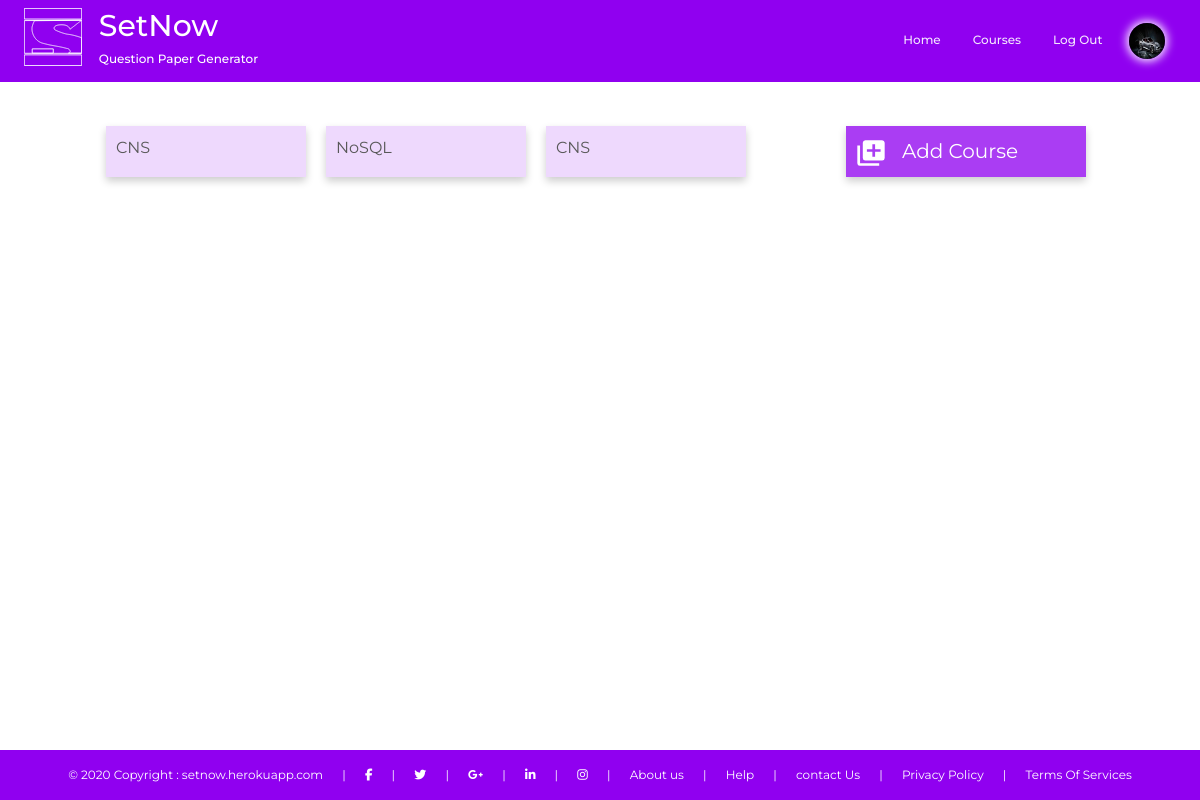
/course/ (signed in), run on an earlier commit of the app's database.
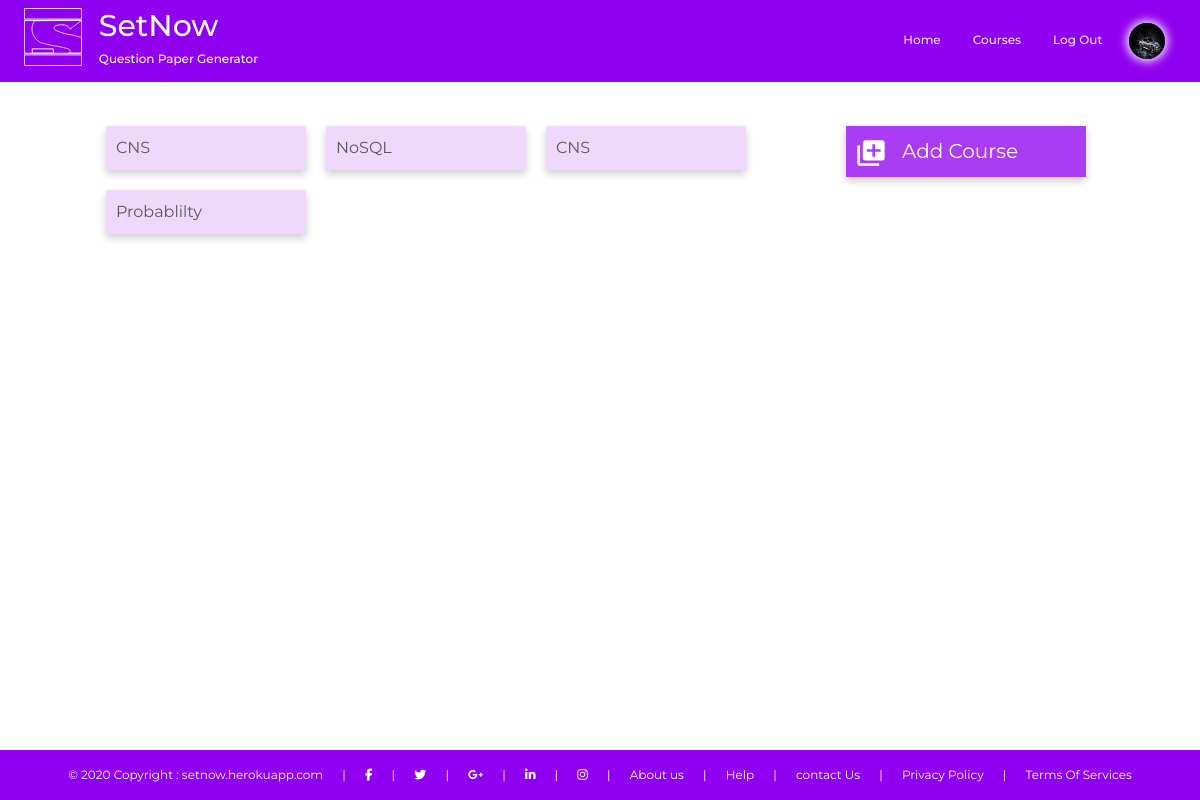
And on a later commit of the database.
### flaskapp/models.py (models this page shows, shortened)
class Course(db.Model):
    id = db.Column(db.Integer, primary_key=True)
    name = db.Column(db.Text, nullable=False)
    questions = db.relationship('Question', backref='course', lazy=True)
    mcq_questions = db.relationship("MCQQuestion", backref='course', lazy=True)
    user_id = db.Column(db.Integer, db.ForeignKey("user.id"), nullable=False)

### flaskapp/blueprints/questions/routes.py (the view)
@questions.route('/course/')
@login_required
def courses():
    _courses = Course.query.filter(Course.teacher == current_user).all()
    image_file = url_for('static', filename='profile_pics/' + current_user.image_file)
    return render_template("questions/courses.html",
                           courses=_courses,
                           css_file='css/questions/courses.css',
                           js_file='js/questions/courses.js',
                           image_file=image_file,
                           title='Courses')

### app.py (called while the page is built)
@app.after_request
def add_header(response):
    response.headers['X-UA-Compatible'] = 'IE=Edge,chrome=1'
    return response

### flaskapp/models.py (called while the page is built)
@login_manager.user_loader
def load_user(user_id):
    return User.query.get(int(user_id))

### flaskapp/templates/questions/courses.html (shortened to what this page needs)
{% extends "base.html" %}
{% block image %}
<img src="{{image_file}}" class="user" alt="user" title="profile" />
{%endblock image %}
{% block main %}
<div id="course_container">
    <div class="course_items">
        {% for _course in courses %}
        <a class="course_item"
            href={{ url_for("questions.question", qtype="sub", course_id=_course.id) }}>{{ _course.name }}</a>
        <br>
        {% endfor %}
    </div>
    <div style="margin-left : auto">
        <div id="add_course">
            <div><img src="{{ url_for('static',filename='images/add.svg') }}" id="add_img" alt="add">Add Course</div>
        </div>
    </div>
</div>
{% endblock main %}

### flaskapp/templates/base.html (shortened to what this page needs)
<!DOCTYPE html>
<html lang="en">
<head>
    <link rel="stylesheet" href="https://stackpath.bootstrapcdn.com/bootstrap/4.4.1/css/bootstrap.min.css"
 />
    <link rel="stylesheet" type="text/css" href=" {{ url_for('static', filename='css/base.css') }}" />
    <link rel="stylesheet" type="text/css" href=" {{ url_for('static', filename=css_file) }}" />
</head>
<body style="margin: 0;">
    <div>
        <header>
            <div class="row px-4 py-2 text-white sticky-top" id="header">
                <div class="col1">
                    <img src="{{ url_for('static', filename='images/logo.svg') }}" class="logo" alt="logo" id="logo" />
                </div>
                <div class="col2">
                    <h2>SetNow</h2>
                    <h4>Question Paper Generator</h4>
                </div>
                <div class="col3">
                    <div class="row" style="margin: 0; padding: 0;">
                        <a href="#" id="home_link">
                            <h4 class="py-2 mx-3">Home</h4>
                        </a>
                        <a href="#" id="course_link">
                            <h4 class="py-2 mx-3">Courses</h4>
                        </a>
                        <a href="/logout">
                            <h4 class="py-2 mx-3">Log Out</h4>
                        </a>
                    </div>
                </div>
                <div class="col4">
                    {%block image %}
                    {%endblock image %}
                </div>
            </div>
        </header>
        <div style="padding-top: 8%; margin-bottom: 4%;" class="block_main" id="main_container">
            <div class="px-5 py-2">
                <div class="px-5" style="display: flex;flex-direction: column;justify-content: center;">
                    <div id="content" style="margin: 0;">
                        <div class="mr-2" style="width:75%;" id="template_display">
                            {% block main %} {% endblock main %}
                        </div>
                    </div>
                </div>
            </div>
        </div>
        <footer>
            <div class="row" id="footer">
                <div class="row" id="social_links">
                    <div class="col py-3 text-center" id="footercontent">
                        <span class="mr-3 span_color" style="color:white;">© 2020 Copyright :
                            <a href="/" class="fl">setnow.herokuapp.com</a>
                        </span>
                        <span class="span_color">|</span>
                        <a href="#" class="fl"><i class="fab fa-facebook-f mx-3"> </i></a>
                        <span class="span_color">|</span>
                        <a href="#" class="fl"><i class="fab fa-twitter mx-3"> </i></a>
                        <span class="span_color">|</span>
                        <a href="#" class="fl"><i class="fab fa-google-plus-g mx-3"> </i></a>
                        <span class="span_color">|</span>
                        <a href="#" class="fl"><i class="fab fa-linkedin-in mx-3"> </i></a>
                        <span class="span_color">|</span>
                        <a href="#" class="fl"><i class="fab fa-instagram mx-3"> </i></a>
                        <span class="span_color">|</span>
                        <span class="mx-3 span_color">
                            <a href="/about-us" class="fl" id="about_page_link">About us</a>
                        </span>
                        <span class="span_color">|</span>
                        <span class="mx-3 span_color">
                            <a href="/help" class="fl" id="help_page_link">Help</a>
                        </span>
                        <span class="span_color">|</span>
                        <span class="mx-3 span_color">
                            <a href="/contact-us" class="fl" id="contact_page_link">contact Us</a>
                        </span>
                        <span class="span_color">|</span>
                        <span class="mx-3 span_color">
                            <a href="/privacy-policy" class="fl" id="policy_page_link">Privacy Policy</a>
                        </span>
                        <span class="span_color">|</span>
                        <span class="ml-3 span_color">
                            <a href="/terms-of-service" class="fl" id="services_page_link">Terms Of Services</a>
                        </span>
                    </div>
                </div>
            </div>
        </footer>
    </div>
</body>
</html>

### flaskapp/static/css/base.css (style rules this page uses)
* { font-family: "Montserrat", sans-serif; }
.block_main { min-width: 100vw; min-height: 80vh; }
.row { position: relative; width: 100%; }
#header { margin: 0; position: fixed; top: 0; left: 0; transition: 0.3s; background: #9000f0; }
.logo { max-height: 100%; max-width: 100%; position: relative; }
.col1 { width: 5%; }
.col2 { padding-left: 1.5%; width: 50%; transition: 1s; }
.col3 { width: 40%; display: inline-flex; align-items: center; justify-content: flex-end; }
.col3 > .row { display: flex; justify-content: flex-end; }
.col3 > .row > a > h4 { color: rgba(255, 255, 255, 0.9); margin: 0; text-align: center; float: left; border-bottom: 2px solid #ffffff00; font-size: 1vw; }
.col4 { width: 5%; display: inline-flex; align-items: center; justify-content: center; }
.col4 > img { cursor: pointer; width: 3vw; height: 3vw; border-radius: 50%; box-shadow: 0 0 10px 2px #ffffff; }
.col2 > h2 { font-size: 2.5vw; font-family: "Montserrat", sans-serif; letter-spacing: 0px; }
.col2 > h4 { font-size: 1vw; font-family: "Montserrat", sans-serif; letter-spacing: 0px; }
#footer { margin: 0; display: block; transition: 1s; background: #9000f0; }
#social_links { margin: 0; font-size: 1vw; }
.fl { color: rgba(255, 255, 255, 1); }
#content { display: flex; flex-direction: row; margin: 0 10px; }
#home_link { cursor: pointer; }
#course_link { cursor: pointer; }
#list_img, #add_img { margin-right: 16px; width: 30px; }
.span_color, .a_color { color: white; }

### flaskapp/static/css/questions/courses.css (style rules this page uses)
#course_container { display: flex; }
#add_course { background-color: rgba(144, 0, 240, 0.76); box-shadow: 0 4px 8px 0 rgba(0, 0, 0, 0.2); color: white; display: flex; flex-direction: row; font-family: "Segoe UI", Tahoma, Geneva, Verdana, sans-serif; font-size: 20px; padding: 10px; margin: 10px; transition: 0.3s; width: 240px; }
.course_items { display: flex; flex-direction: row; flex-wrap: wrap; }
.course_item { background-color: rgba(144, 0, 240, 0.15); box-shadow: 0 4px 8px 0 rgba(0, 0, 0, 0.2); color: rgba(88, 88, 88, 1) !important; padding: 10px; margin: 10px; text-decoration: none !important; width: 200px; }

What changed in the data, as far as the page shows it:
added Course: name "Probablilty"
